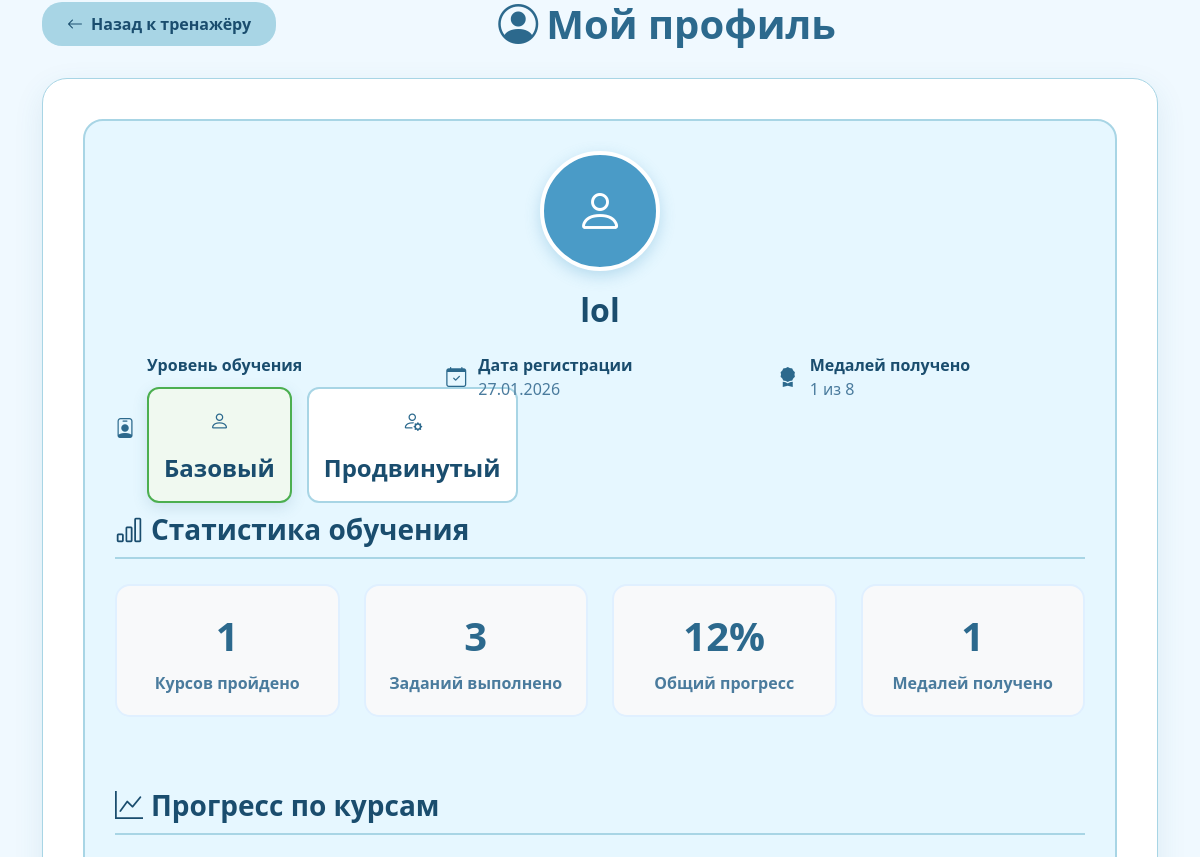
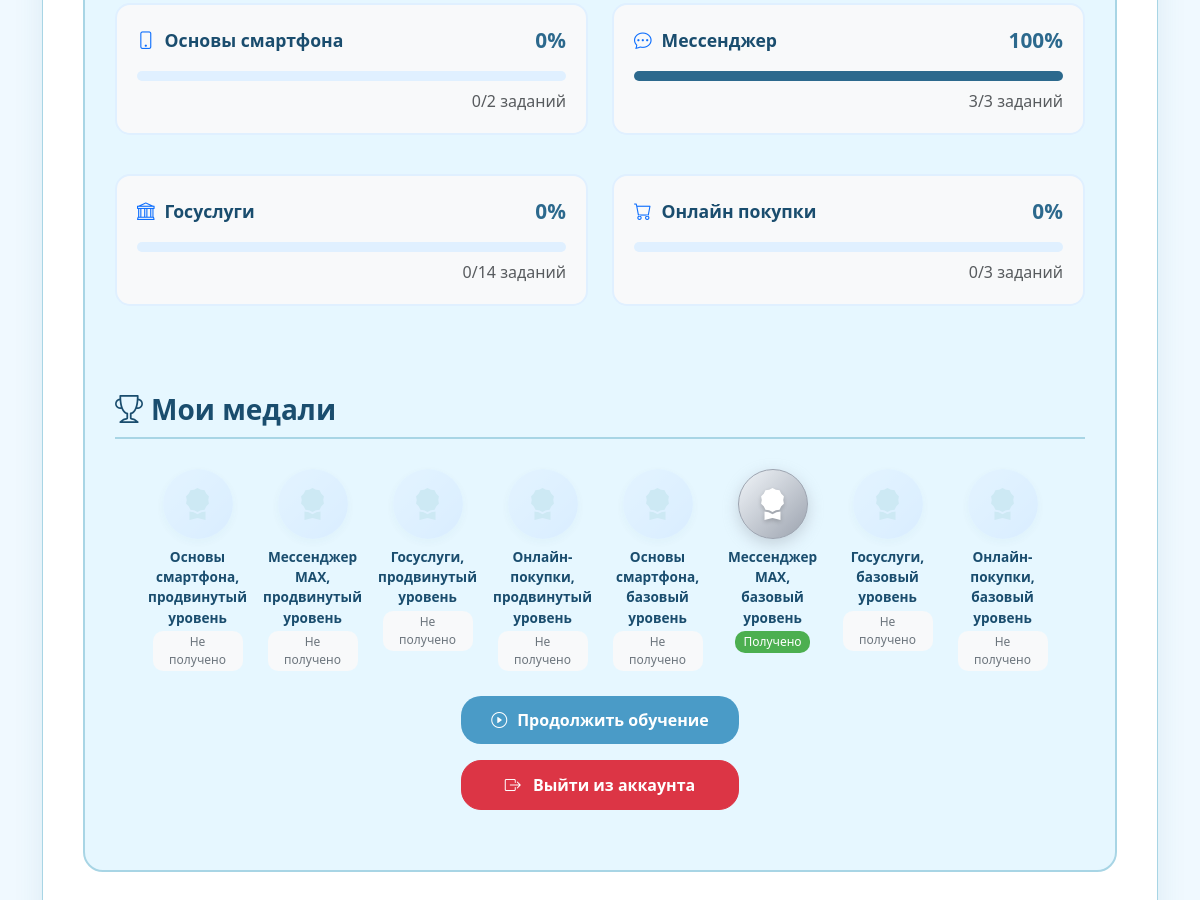
Before: /account (signed in) with the older database file (2 pictures, top to bottom).
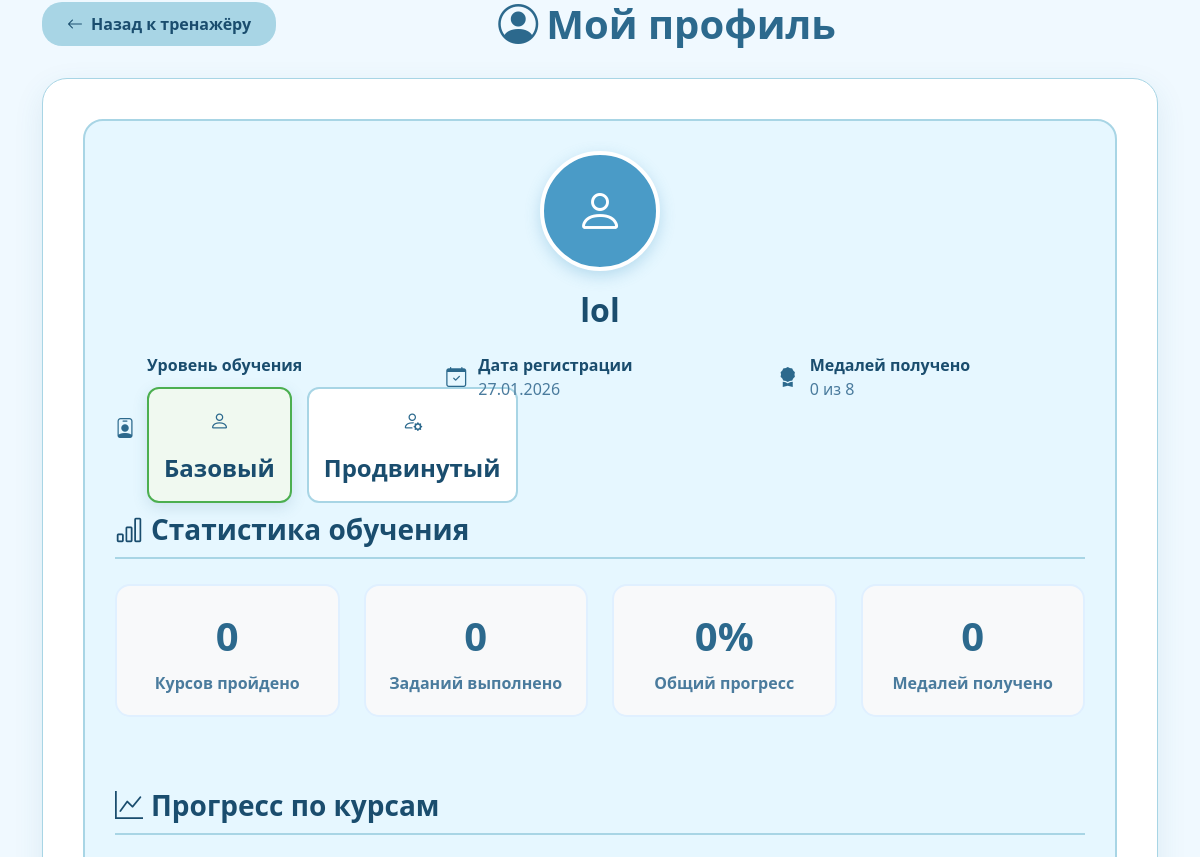
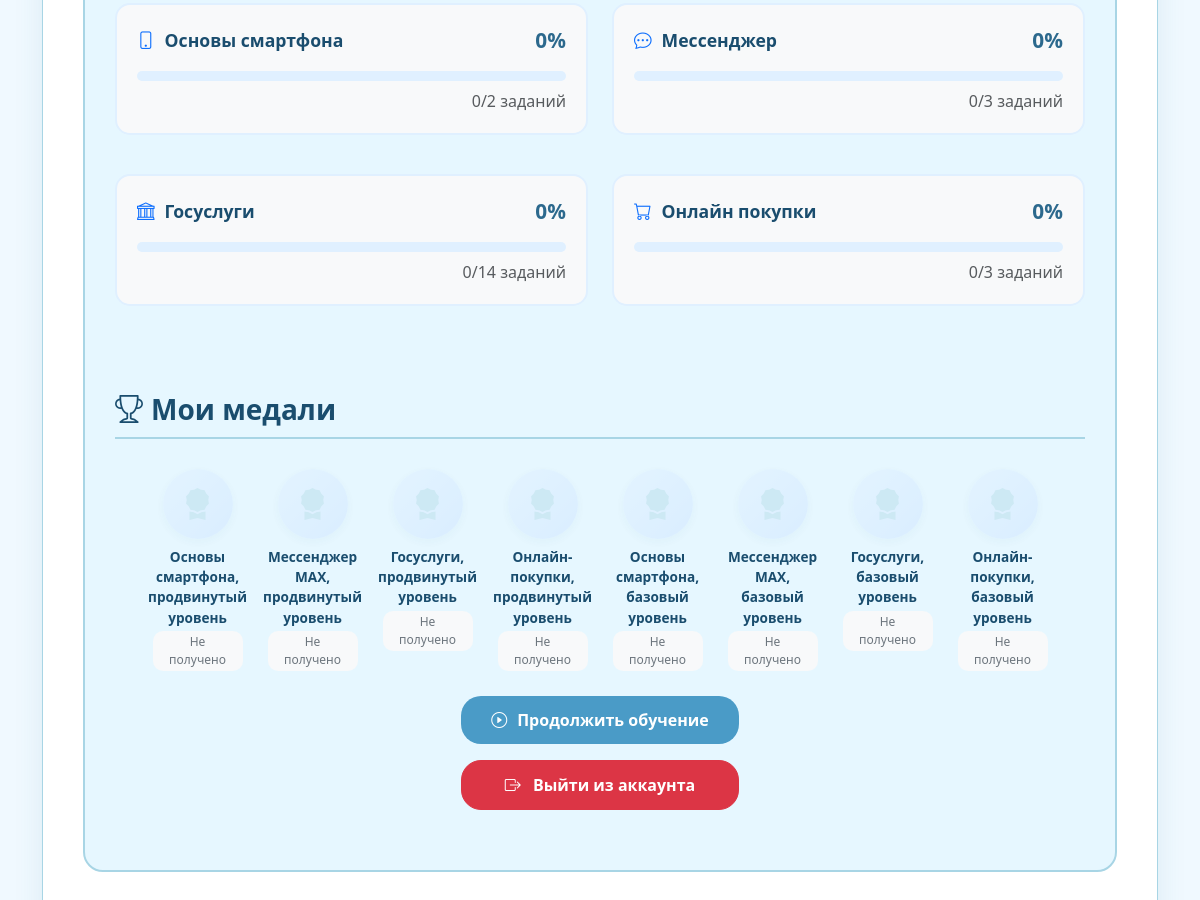
After: the same page with the newer database file (2 pictures, top to bottom).
### data/users.py (models this page shows, shortened)
class User(SqlAlchemyBase, UserMixin):
    __tablename__ = 'users'
    id = sqlalchemy.Column(sqlalchemy.Integer,
                           primary_key=True, autoincrement=True)
    name = sqlalchemy.Column(sqlalchemy.String, unique=True, nullable=False)
    level = sqlalchemy.Column(sqlalchemy.String, nullable=True)
    hashed_password = sqlalchemy.Column(sqlalchemy.String, nullable=True)
    created_date = sqlalchemy.Column(sqlalchemy.DateTime,
                                     default=datetime.datetime.now)
    progress_basic = sqlalchemy.Column(sqlalchemy.String, nullable=True, default='0000')
    progress_advanced = sqlalchemy.Column(sqlalchemy.String, nullable=True, default='0000')

### main.py (the view)
@app.route('/account')
@login_required
def account():
    name = current_user.name
    level = current_user.level
    created_date = current_user.created_date
    formatted_date = created_date.strftime('%d.%m.%Y')
    medals = current_user.progress_basic.count('1') + current_user.progress_advanced.count('1')
    basic = current_user.progress_basic
    advanced = current_user.progress_advanced
    if level == 'basic':
        first = int(current_user.progress_basic[0])
        second = int(current_user.progress_basic[1])
        third = int(current_user.progress_basic[2])
        fourth = int(current_user.progress_basic[3])
        levelrus = "Базовый"
    else:
        first = int(current_user.progress_advanced[0])
        second = int(current_user.progress_advanced[1])
        third = int(current_user.progress_advanced[2])
        fourth = int(current_user.progress_advanced[3])
        levelrus = "Продвинутый"
    progress = str(round((basic.count('1') + advanced.count('1')) * 12.5)) + '%'
    tasks = int(basic[0]) * 2 + int(basic[1]) * 3 + int(basic[2]) * 2 + int(basic[3]) * 4 + int(advanced[0]) * 4 + int(advanced[1]) * 4 + int(advanced[2]) * 3 + int(advanced[3]) * 7
    return render_template('account.html',
                           name=name, level=level, levelrus=levelrus, first=first, second=second, third=third,
                           fourth=fourth,
                           created_date=formatted_date, progress=progress, medals=medals, basic=basic,
                           advanced=advanced, tasks=tasks)

### data/db_session.py (called while the page is built)
def create_session() -> Session:
    global __factory
    return __factory()

### main.py (called while the page is built)
@login_manager.user_loader
def load_user(user_id):
    db_sess = db_session.create_session()
    try:
        return db_sess.query(User).get(int(user_id))
    finally:
        db_sess.close()

### templates/account.html (shortened to what the changed rows need)
<!DOCTYPE html>
<html lang="ru">
<head>
    <link href="https://cdn.jsdelivr.net/npm/bootstrap@5.3.0/dist/css/bootstrap.min.css" rel="stylesheet">
    <link rel="stylesheet" href="https://cdn.jsdelivr.net/npm/bootstrap-icons@1.11.1/font/bootstrap-icons.css">
</head>
<body>
<div class="container">
    <div class="d-flex justify-content-between align-items-center mb-4">
        <h1 class="text-center mb-0" style="color: #2c698d; font-weight: 700;">
            <i class="bi bi-person-circle me-2"></i>Мой профиль
        </h1>
    </div>
    <div class="account-container">
        <div class="profile-card">
            <div class="avatar-large">
                <i class="bi bi-person"></i>
            </div>
            <h2 class="user-name">{{ name }}</h2>
            <div class="row mt-4">
                <div class="col-md-4">
                </div>
                <div class="col-md-4">
                </div>
                <div class="col-md-4">
                    <div class="user-detail">
                        <div>
                            <div class="fw-bold" style="color: #1a4d6e;">Медалей получено</div>
                            <div>{{ basic.count("1") + advanced.count("1") }} из 8</div>
                        </div>
                    </div>
                </div>
            </div>
            <h3 class="section-title">
                <i class="bi bi-bar-chart me-2"></i>Статистика обучения
            </h3>
            <div class="row mb-5">
                <div class="col-md-3 col-sm-6 mb-4">
                    <div class="stat-card">
                        <div class="stat-number">{{ basic.count("1") + advanced.count("1") }}</div>
                        <div class="stat-label">Курсов пройдено</div>
                    </div>
                </div>
                <div class="col-md-3 col-sm-6 mb-4">
                    <div class="stat-card">
                        <div class="stat-number">{{ tasks }}</div>
                        <div class="stat-label">Заданий выполнено</div>
                    </div>
                </div>
                <div class="col-md-3 col-sm-6 mb-4">
                    <div class="stat-card">
                        <div class="stat-number">{{ progress }}</div>
                        <div class="stat-label">Общий прогресс</div>
                    </div>
                </div>
                <div class="col-md-3 col-sm-6 mb-4">
                    <div class="stat-card">
                        <div class="stat-number">{{ medals }}</div>
                        <div class="stat-label">Медалей получено</div>
                    </div>
                </div>
            </div>
            <h3 class="section-title">
                <i class="bi bi-graph-up me-2"></i>Прогресс по курсам
            </h3>
            <div class="row mb-5">
                <div class="col-lg-6 mb-4">
                </div>
                <div class="col-lg-6 mb-4">
                    <div class="progress-card">
                        <div class="course-header">
                            <div class="course-title">
                                <i class="bi bi-chat-dots text-primary" style="color: #2c698d;"></i>
                                Мессенджер
                            </div>
                            <div class="course-percent">{{ second * 100 }}%</div>
                        </div>
                        {% if second == 0 %}
                        <div class="progress">
                        </div>
                        {% else %}
                        <div class="progress-complete">
                        </div>
                        {% endif %}
                        {% if level == 'basic' %}
                        <div class="text-end text-muted">
                            {{ second * 3 }}/3 заданий
                        </div>
                        {% else %}
                        <div class="text-end text-muted">
                            {{ second * 4 }}/4 заданий
                        </div>
                        {% endif %}
                    </div>
                </div>
                <div class="col-lg-6 mb-4">
                </div>
                <div class="col-lg-6 mb-4">
                </div>
            </div>
            <h3 class="section-title">
                <i class="bi bi-trophy me-2"></i>Мои медали
            </h3>
            <div class="medals-container">
                <div class="medal-item">
                </div>
                <div class="medal-item">
                </div>
                <div class="medal-item">
                </div>
                <div class="medal-item">
                </div>
                <div class="medal-item">
                </div>
                <div class="medal-item">
                    {% if basic[1] == '1' %}
                    <div class="medal-icon silver">
                        <i class="bi bi-award-fill"></i>
                    </div>
                    <div class="medal-name">Мессенджер МАХ, базовый уровень</div>
                    <span class="medal-status earned">Получено</span>
                    {% else %}
                    <div class="medal-icon not-earned">
                        <i class="bi bi-award-fill"></i>
                    </div>
                    <div class="medal-name">Мессенджер МАХ, базовый уровень</div>
                    <span class="medal-status not-earned">Не получено</span>
                    {% endif %}
                </div>
                <div class="medal-item">
                </div>
                <div class="medal-item">
                </div>
                <div class="d-flex flex-column justify-content-center gap-3" style="max-width: 300px; margin: 0 auto;">
                </div>
            </div>
        </div>
</body>
</html>

Changed rows visible on the page:
changed User "lol": count "1" → "0"; progress_basic "0100" → "0000" (drawn)
Other visible differences:
{{ tasks }}: "3" → "0"
{{ progress }}: "12%" → "0%"
{{ medals }}: "1" → "0"
{{ second * 100 }}: "100" → "0"
{{ second * 3 }}: "3" → "0"
text no longer shown: "Получено"
text now shown: "Не получено"
